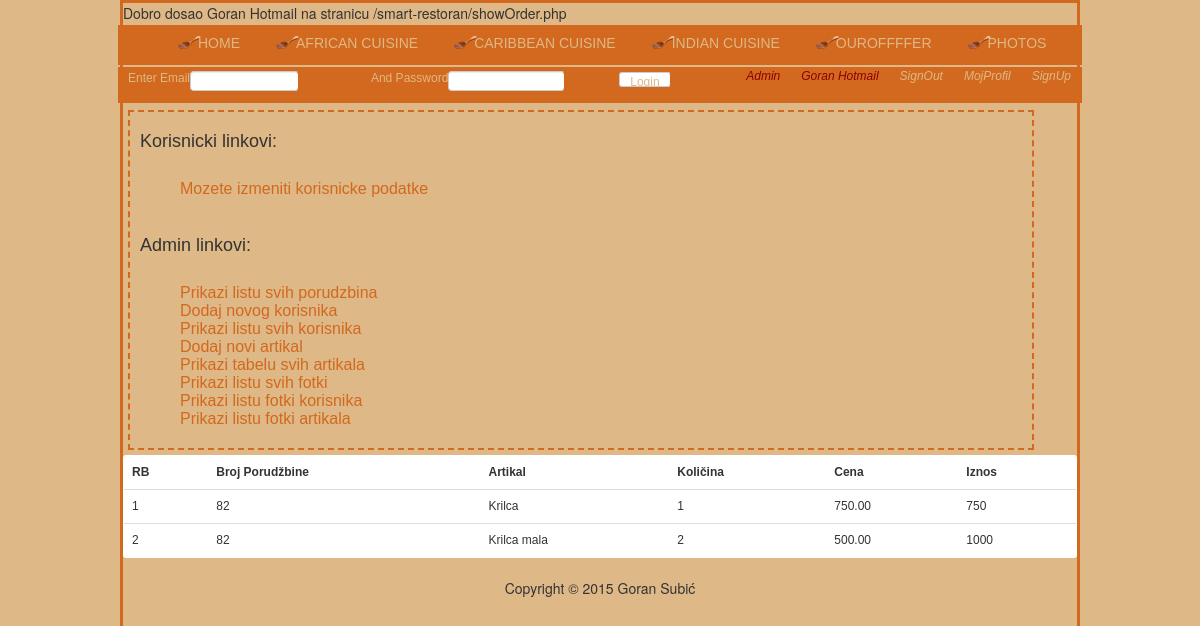
The app's page /showOrder.php?uoid=82 (signed in) with its own data.
### tables this page shows
CREATE TABLE IF NOT EXISTS `userorder_item` (
  `item_id` int(11) NOT NULL,
  `userorder_id` int(11) NOT NULL,
  `quantity` int(11) NOT NULL,
  `price` decimal(10,2) NOT NULL
);

CREATE TABLE IF NOT EXISTS `item` (
  `id` int(11) NOT NULL,
  `title` varchar(50) NOT NULL,
  `description` varchar(250) NOT NULL,
  `image_url` varchar(250) NOT NULL,
  `price` decimal(10,2) NOT NULL,
  `today_menu` tinyint(1) NOT NULL,
  `menu` tinyint(1) NOT NULL,
  `staff_id` int(11) DEFAULT NULL
);

### class/OrderDAO.php (called while the page is built, shortened)
<?php
class OrderDAO {
    public function orderItems($uoid){
        $dbConn = new DbConnection();
        $connection = $dbConn->connectToDB();
        $sqloi = "SELECT userorder_item.item_id, userorder_item.userorder_id, userorder_item.quantity, userorder_item.price, ";
        $sqloi .= "item.title ";
        $sqloi .= "FROM userorder_item JOIN item ON userorder_item.item_id = item.id ";
        $sqloi .= " WHERE userorder_item.userorder_id = {$uoid}";
        if(!$resultsoi = $connection->query($sqloi)){
            die("<br />Doslo je do greske u upitu za ispis userorder_item's: " . $connection->error );
        }
        return $resultsoi;
    }
}

### showOrder.php (the view, shortened to what this page needs)
<?php
if($_SESSION['is_admin'] == 1){
    echo "Dobro dosao {$_SESSION['name']} na stranicu {$_SERVER['PHP_SELF']}";
    if(isset($_GET['uoid'])){
        $uoid = $_GET['uoid'];
    }
}else{
    header("Location:ouroffer.php");
}
include "headeradmin.php";
include "class/OrderDAO.php";
$order = new OrderDAO();
$orderItems = $order->orderItems($uoid);
$rb = 0;
?>
<table class="table table-hover datagrid">
    <tr>
        <th>RB</th>
        <th>Broj Porudžbine</th>
        <th>Artikal</th>
        <th>Količina</th>
        <th>Cena</th>
        <th>Iznos</th>
    </tr>
    <?php WHILE($rowItem = $orderItems->fetch_assoc()){
        $acc = $rowItem['quantity'] * $rowItem['price'];
        $rb++;
        ?>
    <tr>
        <td><?php echo $rb; ?></td>
        <td><?php echo $uoid; ?></td>
        <td><?php echo $rowItem['title']; ?></td>
        <td><?php echo $rowItem['quantity']; ?></td>
        <td><?php echo $rowItem['price']; ?></td>
        <td><?php echo $acc; ?></td>
    </tr>
    <?php } ?>
</table>
<?php
    include "footer.php";
?>

### style.css (style rules this page uses)
body { width: 960px; margin: auto; background-color: #deb887; border: solid chocolate; }
.datagrid { font: normal 12px/150% Arial, Helvetica, sans-serif; background: #fff; overflow: hidden; border: 1px solid #A65B1A; -webkit-border-radius: 3px; -moz-border-radius: 3px; border-radius: 3px; }

### records on screen
userorder_item: item.title "Krilca", quantity "1", price "750.00", acc "750"
userorder_item: item.title "Krilca mala", quantity "2", price "500.00", acc "1000"

### other values on screen
$_SESSION['name'] "Goran Hotmail"
$_SERVER['PHP_SELF'] "/smart-restoran/showOrder.php"
